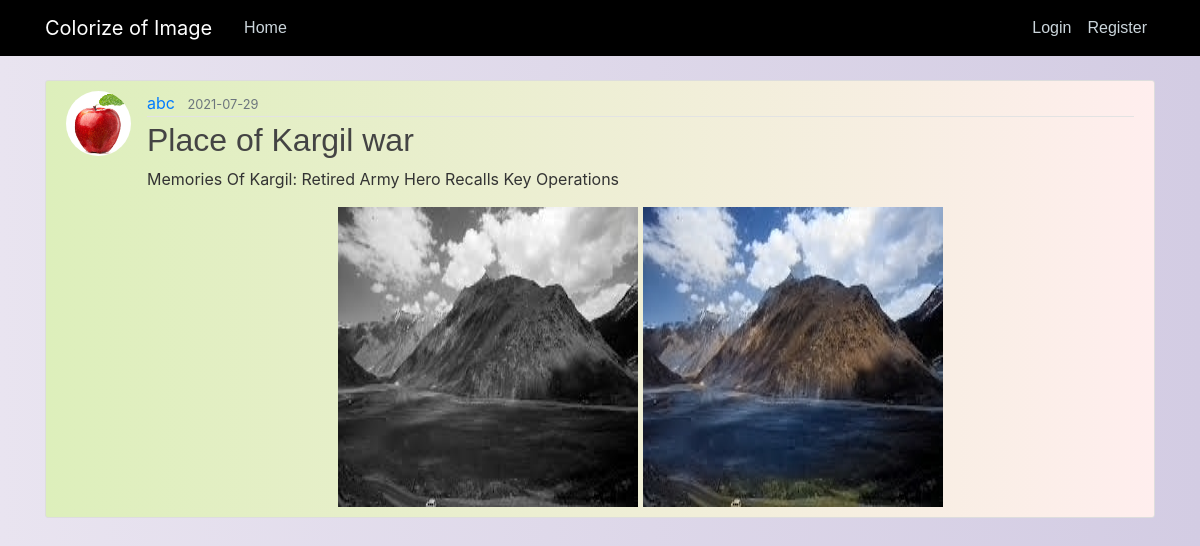
Screenshot of /post/26 with the database file from the repository.
### my_project/models.py (models this page shows, shortened)
class User(db.Model, UserMixin):
	id = db.Column(db.Integer, primary_key=True)
	username = db.Column(db.String(20), unique=True, nullable=False)
	email = db.Column(db.String(120), unique=True, nullable=False)
	image_file = db.Column(db.String(20), nullable=False, default='default.jpg')
	password = db.Column(db.String(60), nullable=False)
	posts = db.relationship('Post', backref='author', lazy=True)

class Post(db.Model):
	id = db.Column(db.Integer, primary_key=True)
	title = db.Column(db.String(100), nullable=False)
	date_posted = db.Column(db.DateTime, nullable=False, default=datetime.utcnow)
	content = db.Column(db.Text, nullable=False)
	visibility = db.Column(db.Text, default="0")
	image_file = db.Column(db.String(20), nullable=False)
	output_file = db.Column(db.String(20), nullable=False)
	user_id = db.Column(db.Integer, db.ForeignKey('user.id'), nullable=False)

### my_project/routes.py (the view)
@app.route("/post/<int:post_id>")
def post(post_id):
	post = Post.query.get_or_404(post_id)
	return render_template('post.html', title=post.title, post=post)

### my_project/templates/post.html (shortened to what this page needs)
{% extends "layout.html" %}
{% block content %}
	<article class="media content-section">
		<img class='rounded-circle article-img' src='{{ url_for("static", filename="profile_pics/" + post.author.image_file) }}'>
  		<div class="media-body">
		    <div class="article-metadata">
		      <a class="mr-2" href="{{url_for('user_post',username=post.author.username)}}">{{ post.author.username }}</a>
		      <small class="text-muted">{{ post.date_posted.strftime('%Y-%m-%d') }}</small>
		    </div>
		    <h2 class='article-title'>{{ post.title }}</h2>
	    	<p class="article-content">{{ post.content }}</p>
        <center>
	    	<img class='' height="300" width="300" src='{{ url_for("static", filename="input_pics/" + post.image_file) }}'>
	    	<img class='' height="300" width="300" src='{{ url_for("static", filename="output_pics/" + post.output_file) }}'>
        </center>
	  	</div>
	</article>
{% endblock content %}

### my_project/static/main.css (style rules this page uses)
body { background: #D3CCE3; background: -webkit-linear-gradient(to right, #E9E4F0, #D3CCE3); background: linear-gradient(to right, #E9E4F0, #D3CCE3); color: #333333; margin-top: 5rem; }
h1, h2, h3, h4, h5, h6 { color: #444444; font-family: 'helvetica' }
.content-section { background: #FFEEEE; background: -webkit-linear-gradient(to right, #DDEFBB, #FFEEEE); background: linear-gradient(to right, #DDEFBB, #FFEEEE); padding: 10px 20px; border: 1px solid #dddddd; border-radius: 3px; margin-bottom: 20px; }
.article-title { color: #444444; }
.article-content { white-space: pre-line; }
.article-img { height: 65px; width: 65px; margin-right: 16px; }
.article-metadata { padding-bottom: 1px; margin-bottom: 4px; border-bottom: 1px solid #e3e3e3 }

### rows the page displays
User: image_file (picture), author.username "abc"
Post: date_posted "2021-07-29", title "Place of Kargil war", content "Memories Of Kargil: Retired Army Hero Recalls Key Operations", image_file (picture), output_file (picture)
